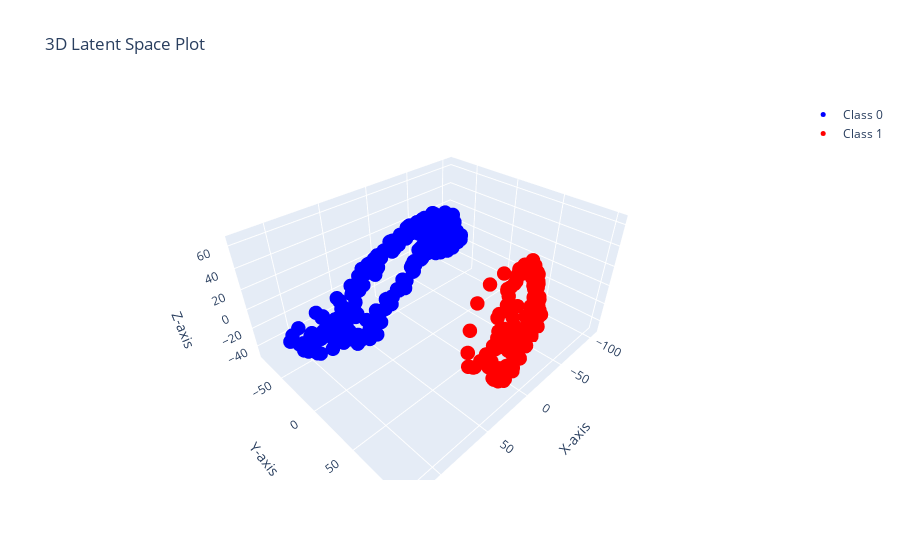

Notebook source saved alongside this figure:
### Code cell
# Assuming gpdm.get_X_for_class is your method to get the data
X0 = gpdm.get_X_for_class(0).detach().numpy()
X1 = gpdm.get_X_for_class(1).detach().numpy()

# Create the plot
fig = go.Figure()

# Add Class 0 data (in blue)
fig.add_trace(go.Scatter3d(
    x=X0[:, 0],
    y=X0[:, 1],
    z=X0[:, 2],
    mode='markers',
    marker=dict(size=5, color='blue'),
    name='Class 0'
))

# Add Class 1 data (in red)
fig.add_trace(go.Scatter3d(
    x=X1[:, 0],
    y=X1[:, 1],
    z=X1[:, 2],
    mode='markers',
    marker=dict(size=5, color='red'),
    name='Class 1'
))

# Update layout with axis labels and title
fig.update_layout(
    title="3D Latent Space Plot",
    scene=dict(
        xaxis_title="X-axis",
        yaxis_title="Y-axis",
        zaxis_title="Z-axis"
    )
)

# Show the interactive plot
fig.show()

### Figure 1 — Plotly figure (JSON) as saved in the notebook; plotly's stock layout.template omitted (floating-point values rounded to 4 significant figures; data arrays with more than 128 entries replaced by an {"elided": "..."} marker saying what was removed)
{"data": [{"marker": {"color": "blue", "size": 5}, "mode": "markers", "name": "Class 0", "type": "scatter3d", "x": {"elided": "365 float values"}, "y": {"elided": "365 float values"}, "z": {"elided": "365 float values"}}, {"marker": {"color": "red", "size": 5}, "mode": "markers", "name": "Class 1", "type": "scatter3d", "x": {"elided": "179 float values"}, "y": {"elided": "179 float values"}, "z": {"elided": "179 float values"}}], "layout": {"scene": {"xaxis": {"title": {"text": "X-axis"}}, "yaxis": {"title": {"text": "Y-axis"}}, "zaxis": {"title": {"text": "Z-axis"}}}, "title": {"text": "3D Latent Space Plot"}}}
